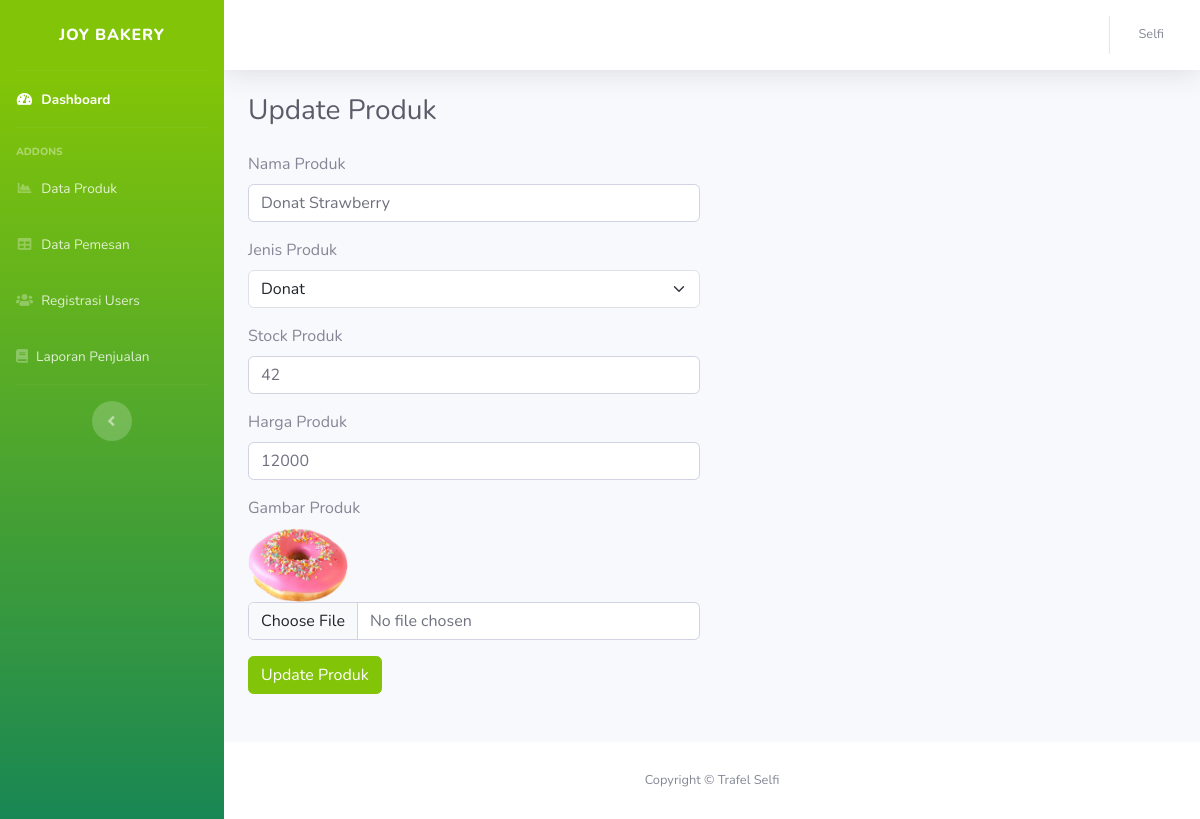
Page /admin/update-produk.php?id_produk=41 (signed in) on the earlier database version.
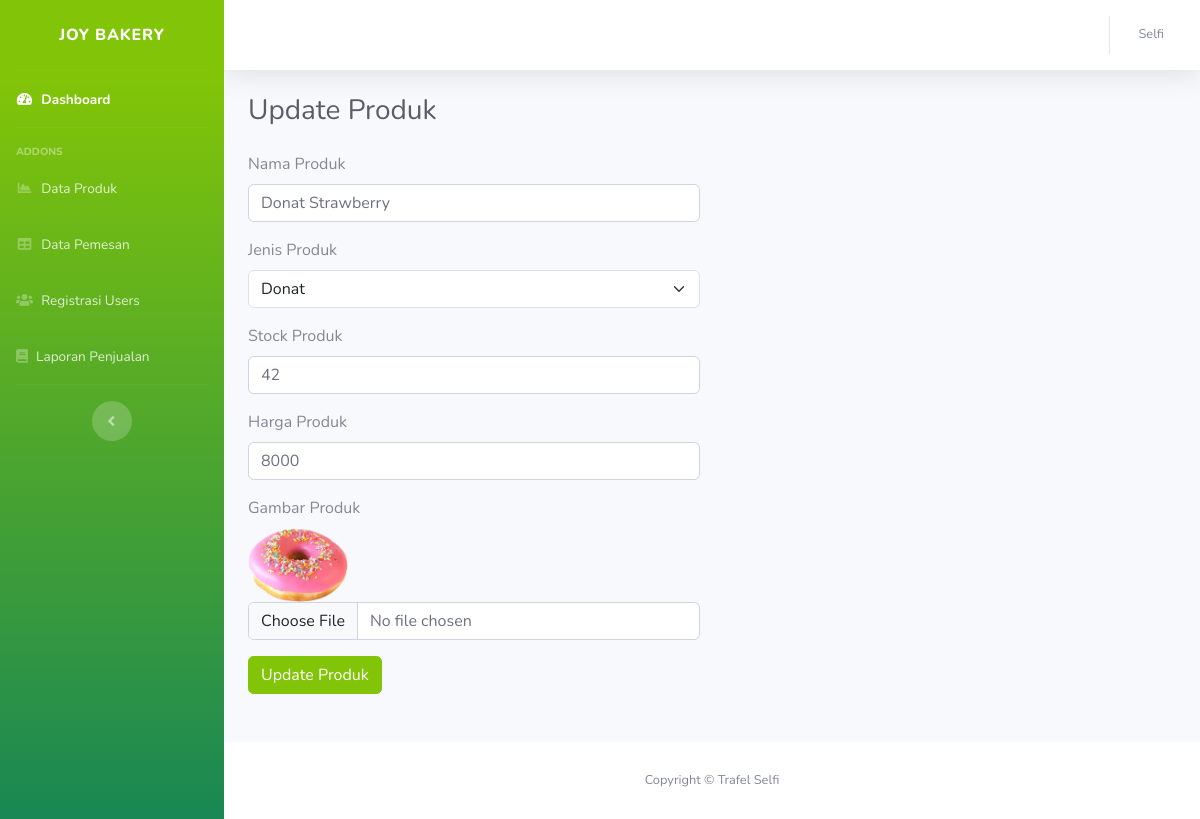
Same page on the later database version.
### tables this page shows
CREATE TABLE `produk` (
  `id_produk` int(11) NOT NULL,
  `nama_produk` varchar(64) NOT NULL,
  `deskripsi_produk` text NOT NULL,
  `jenis_produk` varchar(64) NOT NULL,
  `stok` int(50) NOT NULL,
  `harga` int(50) NOT NULL,
  `gambar` varchar(64) NOT NULL,
  `best` tinyint(1) NOT NULL DEFAULT 0
);

### admin/App/function.php (called while the page is built, shortened)
<?php
$dbHost = "localhost";
$dbUser = "root";
$dbPass = "";
$dbName = "db_kuliner";
$conn = mysqli_connect($dbHost, $dbUser, $dbPass, $dbName);
function query($query)
{
    global $conn;
    $result = mysqli_query($conn, $query);
    $rows = [];
    while ($row = mysqli_fetch_assoc($result)) {
        $rows[] = $row;
    }
    return $rows;
}

### admin/update-produk.php (the view, shortened to what this page needs)
<?php
require("App/function.php");
$id_produk = $_GET['id_produk'];
$produk = query("SELECT * FROM produk WHERE id_produk = '$id_produk' ");
?>
<link href="https://cdn.jsdelivr.net/npm/bootstrap@5.3.0/dist/css/bootstrap.min.css" rel="stylesheet"
>
<link href="asset/vendor/fontawesome-free/css/all.min.css" rel="stylesheet" type="text/css">
<link href="asset/css/sb-admin-2.min.css" rel="stylesheet">
<?php include("templates/header.php"); ?>
<div id="wrapper">
    <?php include "templates/sidebar.php" ?>
    <div id="content-wrapper" class="d-flex flex-column">
        <div id="content">
            <?php include "templates/navbar.php" ?>
            <div class="container-fluid">
                <div class="d-sm-flex align-items-center justify-content-between mb-4">
                    <h1 class="h3 mb-0 text-gray-800">Update Produk</h1>
                </div>
                <div class="row">
                    <div class="col-md-6">
                        <?php foreach ($produk as $produkOld): ?>
                            <form action="" method="post" enctype="multipart/form-data">
                                <div class="mb-3">
                                    <label for="nama_produk" class="form-label">Nama Produk</label>
                                    <input type="text" name="nama_produk" class="form-control" id="nama_produk"
                                        value="<?= $produkOld['nama_produk'] ?>">
                                </div>
                                <div class="mb-3">
                                    <label for="jenis_produk" class="form-label">Jenis Produk</label>
                                    <select class="form-select" name="jenis_produk" aria-label="Default select example">
                                        <?php if ($produkOld['jenis_produk']): ?>
                                            <option value="<?= $produkOld['jenis_produk']; ?>" selected>
                                                <?= $produkOld['jenis_produk']; ?>
                                            </option>
                                        <?php endif; ?>
                                    </select>
                                </div>
                                <div class="mb-3">
                                    <label for="stock" class="form-label">Stock Produk</label>
                                    <input type="number" name="stock" class="form-control" id="stock"
                                        value="<?= $produkOld['stok'] ?>">
                                </div>
                                <div class="mb-3">
                                    <label for="harga" class="form-label">Harga Produk</label>
                                    <input type="number" name="harga" class="form-control" id="harga"
                                        value="<?= $produkOld['harga'] ?>">
                                </div>
                                <div class="mb-3">
                                    <label for="gambar" class="form-label ">Gambar Produk</label><br>
                                    <img src="asset/img/produk/<?= $produkOld['gambar'] ?>" width="100px" alt=""><br>
                                    <input class="form-control" name="gambar" type="file" id="gambar">
                                </div>
                                <div class="mb-5">
                                    <button name="updatePorduk" type="submit" class="btn btn-primary">Update Produk</button>
                                </div>
                            </form>
                        <?php endforeach; ?>
                    </div>
                </div>
            </div>
        </div>
        <?php include "templates/footer.php" ?>

Differences in the rows shown:
changed produk "Donat Strawberry": harga "12000" → "8000"
